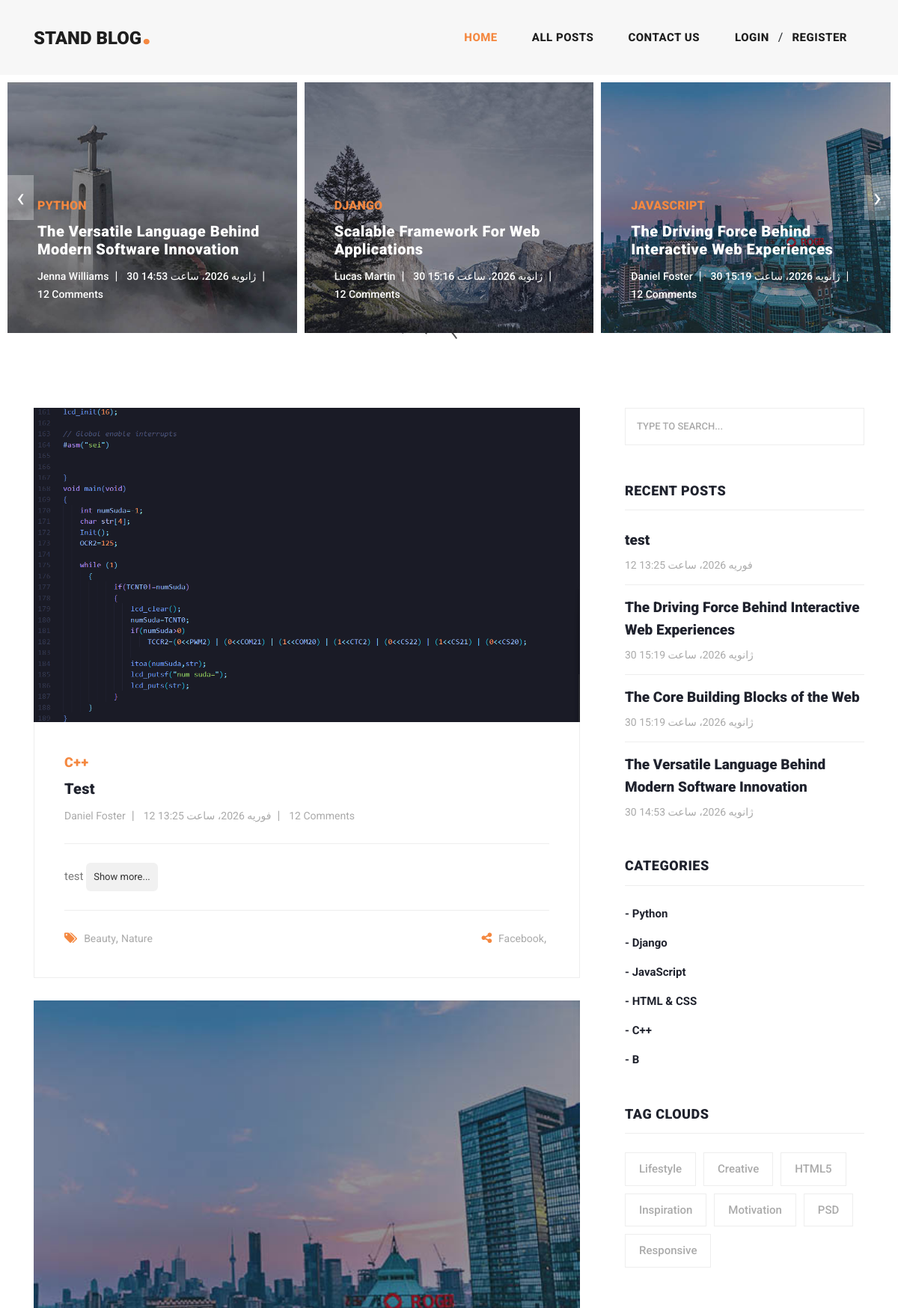
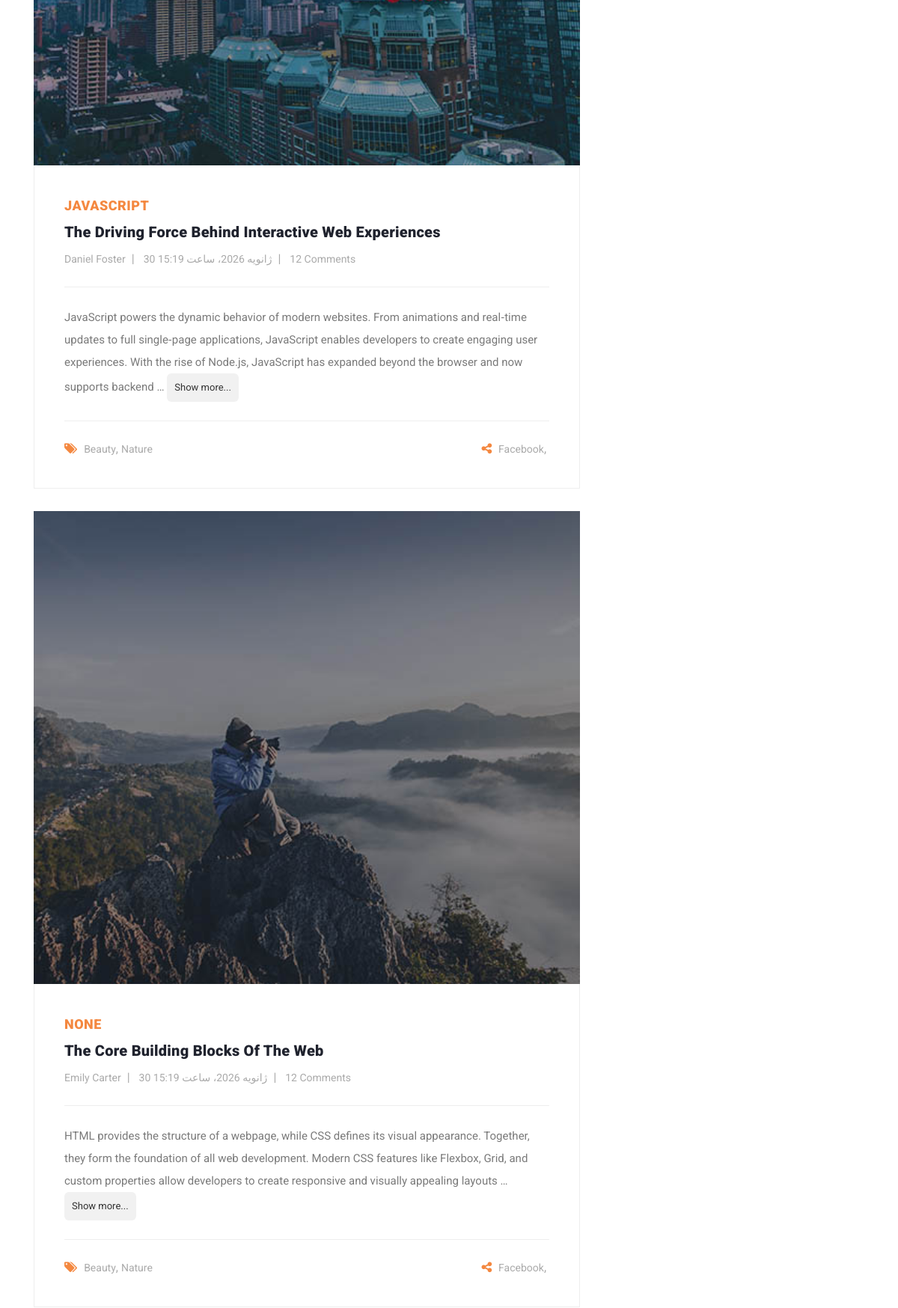
The page / (upper part) on the database its author committed (2 pictures, top to bottom).
### post_app/models.py (models this page shows, shortened)
class Post(models.Model):
    author = models.ForeignKey(User, on_delete=models.CASCADE, verbose_name="نویسنده")
    category = models.ManyToManyField(Category, verbose_name="دسته بندی")
    title = models.CharField(verbose_name="عنوان")
    content = models.TextField(verbose_name="متن")
    image = models.ImageField(upload_to="images/post", verbose_name="تصویر")
    created = models.DateTimeField(auto_now_add=True, verbose_name="زمان ایجاد")
    updated = models.DateTimeField(auto_now=True, verbose_name="زمان ادیت ")
    slug = models.SlugField(unique=True, blank=True)
    def get_absolute_url(self):
        return reverse("post:post_detail", kwargs={"slug": self.slug})
    from django.utils.html import format_html
    def show_image(self):
        if self.image:
            return format_html('<img src="{}" width="50" height="60" />', self.image.url)
        return "No Image"
    show_image.short_description = "Image"
    class Meta:
        verbose_name = "پست"
        verbose_name_plural = "پست ها"

class Category(models.Model):
    title = models.CharField(max_length=100, verbose_name="عنوان")
    created = models.DateTimeField(auto_now_add=True, verbose_name="زمان ایجاد")
    def __str__(self):
        return f"{self.title}"
    class Meta:
        verbose_name = "دسته بندی"
        verbose_name_plural = "دسته بندی ها"

### home_app/views.py (the view)
# urls.py: 2. Add a URL to urlpatterns:  path('', views.home, name='home')
def home(request):
    posts = Post.objects.all()
    recent_posts = Post.objects.order_by('-updated')[:3]
    return render(request,"home_app/index.html",{"posts":posts,"recent_posts":recent_posts})

### context_processors/context_processors.py (called while the page is built)
def recent_posts(request):
    recent_post = Post.objects.order_by('-updated')[:4]
    return {'recent_post': recent_post }

def categories(request):
    categories = Category.objects.all()
    return {'categories': categories }

### home_app/templates/home_app/index.html (shortened to what this page needs)
{% extends "base.html" %}
{% load static %}
{% load social_share %}
{% block content %}
    <div class="main-banner header-text">
        <div class="container-fluid">
            <div class="owl-banner owl-carousel">
                {% for post in posts %}
                    <div class="item">
                        <img src="{{ post.image.url }}" alt="">
                        <div class="item-content">
                            <div class="main-content">
                                <div class="meta-category">
                                    <span>{{ post.category.first.title }}</span>
                                </div>
                                <a href="{{ post.get_absolute_url }}"><h4>{{ post.title }}</h4></a>
                                <ul class="post-info">
                                    <li><a href="#">{{ post.author }}</a></li>
                                    <li><a href="#">{{ post.created }}</a></li>
                                    <li><a href="#">12 Comments</a></li>
                                </ul>
                            </div>
                        </div>
                    </div>
                {% endfor %}
            </div>
        </div>
    </div>
    <section class="blog-posts">
        <div class="container">
            <div class="row">
                <div class="col-lg-8">
                    <div class="all-blog-posts">
                        <div class="row">
                            {% for post in recent_posts %}
                                <div class="col-lg-12">
                                    <div class="blog-post">
                                        <div class="blog-thumb">
                                            <img src="{{ post.image.url }}" alt="">
                                        </div>
                                        <div class="down-content">
                                            <span>{{ post.category.first }}</span>
                                            <a href="{{ post.get_absolute_url }}"><h4>{{ post.title }}</h4></a>
                                            <ul class="post-info">
                                                <li><a href="#">{{ post.author }}</a></li>
                                                <li><a href="#">{{ post.created }}</a></li>
                                                <li><a href="#">12 Comments</a></li>
                                            </ul>
                                            <p>
                                                {{ post.content|truncatewords:40 }}
                                                <a href="{{ post.get_absolute_url }}" class="show-more">Show more...</a>
                                            </p>
                                            <div class="post-options">
                                                <div class="row">
                                                    <div class="col-6">
                                                        <ul class="post-tags">
                                                            <li><i class="fa fa-tags"></i></li>
                                                            <li><a href="#">Beauty</a>,</li>
                                                            <li><a href="#">Nature</a></li>
                                                        </ul>
                                                    </div>
                                                    <div class="col-6">
                                                        <ul class="post-share">
                                                            <li><i class="fa fa-share-alt"></i></li>
                                                            <li><a href="#">Facebook</a>,</li>
                                                        </ul>
                                                    </div>
                                                </div>
                                            </div>
                                        </div>
                                    </div>
                                </div>
                            {% endfor %}
                        </div>
                    </div>
                </div>
                {% include "includes/sidebar.html" %}
            </div>
        </div>
    </section>
{% endblock %}

### templates/includes/sidebar.html
<div class="col-lg-4">
    <div class="sidebar">
        <div class="row">
            <div class="col-lg-12">
                <div class="sidebar-item search">
                    <form id="search_form" name="gs" method="GET" action="{% url "post:search_list" %}">
                        <input type="text" name="q" class="searchText" placeholder="type to search..."
                               autocomplete="on" value="{% if request.GET.q %}{{ request.GET.q }}{% endif %}">
                    </form>
                </div>
            </div>
            <div class="col-lg-12">
                <div class="sidebar-item recent-posts">
                    <div class="sidebar-heading">
                        <h2>Recent Posts</h2>
                    </div>
                    <div class="content">
                        <ul>
                            {% for rec in recent_post %}
                                <li><a href="{% url 'post:post_detail' rec.slug %}">
                                    <h5>{{ rec.title }}</h5>
                                    <span>{{ rec.created }}</span>
                                </a></li>
                            {% endfor %}
                        </ul>
                    </div>
                </div>
            </div>
            <div class="col-lg-12">
                <div class="sidebar-item categories">
                    <div class="sidebar-heading">
                        <h2>Categories</h2>
                    </div>
                    <div class="content">
                        <ul>
                            {% for cat in categories %}
                            <li><a href="{% url "post:category_detail" cat.id %}">- {{ cat.title }}</a></li>
                            {% endfor %}
                        </ul>
                    </div>
                </div>
            </div>
            <div class="col-lg-12">
                <div class="sidebar-item tags">
                    <div class="sidebar-heading">
                        <h2>Tag Clouds</h2>
                    </div>
                    <div class="content">
                        <ul>
                            <li><a href="#">Lifestyle</a></li>
                            <li><a href="#">Creative</a></li>
                            <li><a href="#">HTML5</a></li>
                            <li><a href="#">Inspiration</a></li>
                            <li><a href="#">Motivation</a></li>
                            <li><a href="#">PSD</a></li>
                            <li><a href="#">Responsive</a></li>
                        </ul>
                    </div>
                </div>
            </div>
        </div>
    </div>
</div>

### rows shown on the page
Post: image (picture), category.first "PYTHON", title "The Versatile Language Behind Modern Software Innovation", author "Jenna Williams", created "30 ژانویه 2026، ساعت 14:53"
Post: image (picture), category.first "DJANGO", title "Scalable Framework For Web Applications", author "Lucas Martin", created "30 ژانویه 2026، ساعت 15:16"
Post: image (picture), category.first "JAVASCRIPT", title "The Driving Force Behind Interactive Web Experiences", author "Daniel Foster", created "30 ژانویه 2026، ساعت 15:19", content "JavaScript powers the dynamic behavior of modern websites. From animations and real‑time updates to full single‑page applications, JavaScript enables developers to create engaging user experiences. With the rise of Node.js, JavaScript has expanded beyond the browser and now supports backend …"
Post: image (picture), category.first "C++", title "Test", author "Daniel Foster", created "12 فوریه 2026، ساعت 13:25", content "test", title "test"
Post: image (picture), category.first "NONE", title "The Core Building Blocks Of The Web", author "Emily Carter", created "30 ژانویه 2026، ساعت 15:19", content "HTML provides the structure of a webpage, while CSS defines its visual appearance. Together, they form the foundation of all web development. Modern CSS features like Flexbox, Grid, and custom properties allow developers to create responsive and visually appealing layouts …", title "The Core Building Blocks of the Web"
Category: title "Python"
Category: title "Django"
Category: title "JavaScript"
Category: title "HTML & CSS"
Category: title "C++"
Category: title "B"
